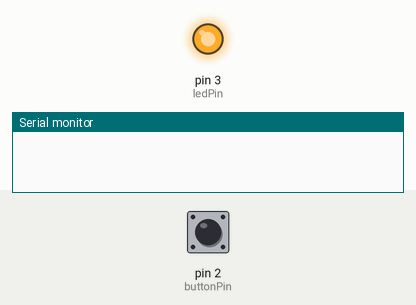
Recording of a sketch running on a simulated Arduino Uno, built with avr-gcc and run on an emulated ATmega328P. Parts: output pins drawn as LEDs (lit = HIGH), the last lines printed to the serial monitor. The inputs (shaded band) are chosen by the test bench; at power-on: pin 2 (buttonPin) LOW.

Above: at 1.2 s.
1.3 s: pin 2 (buttonPin) pulled HIGH for 0.15 s
At 1.6 s:
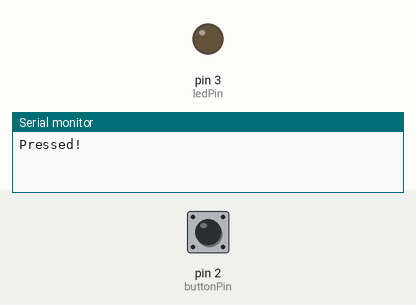
2.9 s: pin 2 (buttonPin) pulled HIGH for 1 s
At 4.0 s:
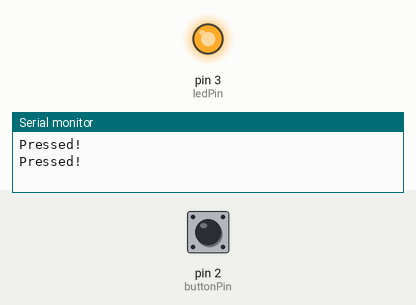
5.4 s: pin 2 (buttonPin) pulled HIGH for 3.2 s
At 6.0 s:
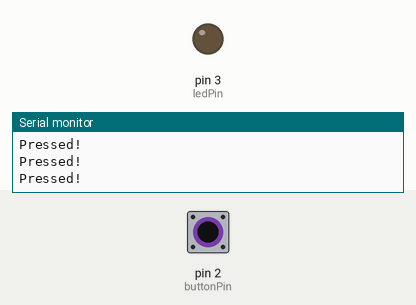
Timing chart, 0 to 8.4 s (numbered marks = the images above; inputs shaded):
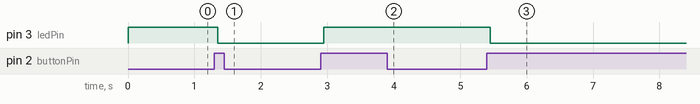

The sketch:

flashlight.ino
```cpp
/*
 * This program programmatically toggles a blinking LED lamp
 * on the breadboard via a push button.
 */

const int buttonPin = 2;
const int ledPin = 3;

byte ledState = HIGH;
byte buttonState;
byte lastButtonState = LOW;

unsigned long lastDebounceTime = 0;
unsigned long debounceDelay = 50;

void setup() {
  Serial.begin(9600);

  // Register I/O Pins
  pinMode(buttonPin, INPUT);
  pinMode(ledPin, OUTPUT);

  // Set initial state of LED to OFF
  digitalWrite(ledPin, ledState);
}

void loop() {
  // Get button state
  byte reading = digitalRead(buttonPin);

  if (reading != lastButtonState) {
    // reset the debouncing timer
    lastDebounceTime = millis();
  }

  // Debounce button press
  if ((millis() - lastDebounceTime) > debounceDelay) {
    if (reading != buttonState) {
      buttonState = reading;

      // Toggle LED state
      if (buttonState == HIGH) {
        ledState = !ledState;
        Serial.println("Pressed!");
      }
    }
  }

  digitalWrite(ledPin, ledState);
  lastButtonState = reading;
}
```

Measured:
- after the input at 1.3 s, pin 3 (ledPin): HIGH → LOW after 0.05 s
- after the input at 2.9 s, pin 3 (ledPin): LOW → HIGH after 0.05 s
- after the input at 5.4 s, pin 3 (ledPin): HIGH → LOW after 0.05 s
